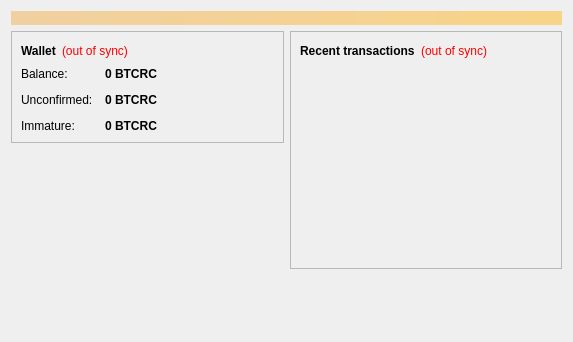
<?xml version="1.0" encoding="UTF-8"?>
<ui version="4.0">
 <class>OverviewPage</class>
 <widget class="QWidget" name="OverviewPage">
  <property name="geometry">
   <rect>
    <x>0</x>
    <y>0</y>
    <width>573</width>
    <height>342</height>
   </rect>
  </property>
  <property name="windowTitle">
   <string>Form</string>
  </property>
  <layout class="QVBoxLayout" name="topLayout">
   <item>
    <widget class="QLabel" name="labelAlerts">
     <property name="visible">
      <bool>false</bool>
     </property>
     <property name="styleSheet">
      <string notr="true">background-color: qlineargradient(x1: 0, y1: 0, x2: 1, y2: 0, stop:0 #F0D0A0, stop:1 #F8D488); color:#000000;</string>
     </property>
     <property name="wordWrap">
      <bool>true</bool>
     </property>
     <property name="margin">
      <number>3</number>
     </property>
    </widget>
   </item>
   <item>
    <layout class="QHBoxLayout" name="horizontalLayout" stretch="1,1">
     <item>
      <layout class="QVBoxLayout" name="verticalLayout_2">
       <item>
        <widget class="QFrame" name="frame">
         <property name="frameShape">
          <enum>QFrame::StyledPanel</enum>
         </property>
         <property name="frameShadow">
          <enum>QFrame::Raised</enum>
         </property>
         <layout class="QVBoxLayout" name="verticalLayout_4">
          <item>
           <layout class="QHBoxLayout" name="horizontalLayout_4">
            <item>
             <widget class="QLabel" name="label_5">
              <property name="font">
               <font>
                <weight>75</weight>
                <bold>true</bold>
               </font>
              </property>
              <property name="text">
               <string>Wallet</string>
              </property>
             </widget>
            </item>
            <item>
             <widget class="QLabel" name="labelWalletStatus">
              <property name="toolTip">
               <string>The displayed information may be out of date. Your wallet automatically synchronizes with the btcrcoin network after a connection is established, but this process has not completed yet.</string>
              </property>
              <property name="styleSheet">
               <string notr="true">QLabel { color: red; }</string>
              </property>
              <property name="text">
               <string notr="true">(out of sync)</string>
              </property>
              <property name="alignment">
               <set>Qt::AlignLeading|Qt::AlignLeft|Qt::AlignVCenter</set>
              </property>
             </widget>
            </item>
            <item>
             <spacer name="horizontalSpacer_2">
              <property name="orientation">
               <enum>Qt::Horizontal</enum>
              </property>
              <property name="sizeHint" stdset="0">
               <size>
                <width>40</width>
                <height>20</height>
               </size>
              </property>
             </spacer>
            </item>
           </layout>
          </item>
          <item>
           <layout class="QFormLayout" name="formLayout_2">
            <property name="fieldGrowthPolicy">
             <enum>QFormLayout::AllNonFixedFieldsGrow</enum>
            </property>
            <property name="horizontalSpacing">
             <number>12</number>
            </property>
            <property name="verticalSpacing">
             <number>12</number>
            </property>
            <item row="0" column="0">
             <widget class="QLabel" name="label">
              <property name="text">
               <string>Balance:</string>
              </property>
             </widget>
            </item>
            <item row="0" column="1">
             <widget class="QLabel" name="labelBalance">
              <property name="font">
               <font>
                <weight>75</weight>
                <bold>true</bold>
               </font>
              </property>
              <property name="cursor">
               <cursorShape>IBeamCursor</cursorShape>
              </property>
              <property name="toolTip">
               <string>Your current balance</string>
              </property>
              <property name="text">
               <string notr="true">0 BTCRC</string>
              </property>
              <property name="textInteractionFlags">
               <set>Qt::LinksAccessibleByMouse|Qt::TextSelectableByKeyboard|Qt::TextSelectableByMouse</set>
              </property>
             </widget>
            </item>
            <item row="1" column="0">
             <widget class="QLabel" name="label_3">
              <property name="text">
               <string>Unconfirmed:</string>
              </property>
             </widget>
            </item>
            <item row="1" column="1">
             <widget class="QLabel" name="labelUnconfirmed">
              <property name="font">
               <font>
                <weight>75</weight>
                <bold>true</bold>
               </font>
              </property>
              <property name="cursor">
               <cursorShape>IBeamCursor</cursorShape>
              </property>
              <property name="toolTip">
               <string>Total of transactions that have yet to be confirmed, and do not yet count toward the current balance</string>
              </property>
              <property name="text">
               <string notr="true">0 BTCRC</string>
              </property>
              <property name="textInteractionFlags">
               <set>Qt::LinksAccessibleByMouse|Qt::TextSelectableByKeyboard|Qt::TextSelectableByMouse</set>
              </property>
             </widget>
            </item>
            <item row="2" column="0">
             <widget class="QLabel" name="labelImmatureText">
              <property name="text">
               <string>Immature:</string>
              </property>
             </widget>
            </item>
            <item row="2" column="1">
             <widget class="QLabel" name="labelImmature">
              <property name="font">
               <font>
                <weight>75</weight>
                <bold>true</bold>
               </font>
              </property>
              <property name="toolTip">
               <string>Mined balance that has not yet matured</string>
              </property>
              <property name="text">
               <string notr="true">0 BTCRC</string>
              </property>
              <property name="textInteractionFlags">
               <set>Qt::LinksAccessibleByMouse|Qt::TextSelectableByKeyboard|Qt::TextSelectableByMouse</set>
              </property>
             </widget>
            </item>
           </layout>
          </item>
         </layout>
        </widget>
       </item>
       <item>
        <spacer name="verticalSpacer">
         <property name="orientation">
          <enum>Qt::Vertical</enum>
         </property>
         <property name="sizeHint" stdset="0">
          <size>
           <width>20</width>
           <height>40</height>
          </size>
         </property>
        </spacer>
       </item>
      </layout>
     </item>
     <item>
      <layout class="QVBoxLayout" name="verticalLayout_3">
       <item>
        <widget class="QFrame" name="frame_2">
         <property name="frameShape">
          <enum>QFrame::StyledPanel</enum>
         </property>
         <property name="frameShadow">
          <enum>QFrame::Raised</enum>
         </property>
         <layout class="QVBoxLayout" name="verticalLayout">
          <item>
           <layout class="QHBoxLayout" name="horizontalLayout_2">
            <item>
             <widget class="QLabel" name="label_4">
              <property name="text">
               <string>&lt;b&gt;Recent transactions&lt;/b&gt;</string>
              </property>
             </widget>
            </item>
            <item>
             <widget class="QLabel" name="labelTransactionsStatus">
              <property name="toolTip">
               <string>The displayed information may be out of date. Your wallet automatically synchronizes with the btcrcoin network after a connection is established, but this process has not completed yet.</string>
              </property>
              <property name="styleSheet">
               <string notr="true">QLabel { color: red; }</string>
              </property>
              <property name="text">
               <string notr="true">(out of sync)</string>
              </property>
              <property name="alignment">
               <set>Qt::AlignRight|Qt::AlignTrailing|Qt::AlignVCenter</set>
              </property>
             </widget>
            </item>
            <item>
             <spacer name="horizontalSpacer">
              <property name="orientation">
               <enum>Qt::Horizontal</enum>
              </property>
              <property name="sizeHint" stdset="0">
               <size>
                <width>40</width>
                <height>20</height>
               </size>
              </property>
             </spacer>
            </item>
           </layout>
          </item>
          <item>
           <widget class="QListView" name="listTransactions">
            <property name="styleSheet">
             <string notr="true">QListView { background: transparent; }</string>
            </property>
            <property name="frameShape">
             <enum>QFrame::NoFrame</enum>
            </property>
            <property name="verticalScrollBarPolicy">
             <enum>Qt::ScrollBarAlwaysOff</enum>
            </property>
            <property name="horizontalScrollBarPolicy">
             <enum>Qt::ScrollBarAlwaysOff</enum>
            </property>
            <property name="selectionMode">
             <enum>QAbstractItemView::NoSelection</enum>
            </property>
           </widget>
          </item>
         </layout>
        </widget>
       </item>
       <item>
        <spacer name="verticalSpacer_2">
         <property name="orientation">
          <enum>Qt::Vertical</enum>
         </property>
         <property name="sizeHint" stdset="0">
          <size>
           <width>20</width>
           <height>40</height>
          </size>
         </property>
        </spacer>
       </item>
      </layout>
     </item>
    </layout>
   </item>
  </layout>
 </widget>
 <resources/>
 <connections/>
</ui>
